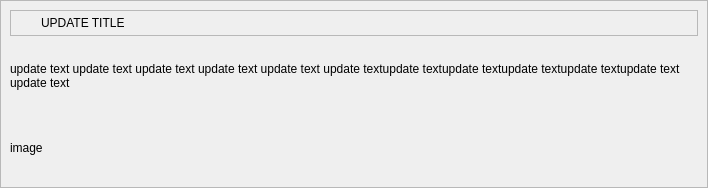
<?xml version="1.0" encoding="UTF-8"?>
<ui version="4.0">
 <class>Form</class>
 <widget class="QWidget" name="Form">
  <property name="geometry">
   <rect>
    <x>0</x>
    <y>0</y>
    <width>708</width>
    <height>188</height>
   </rect>
  </property>
  <property name="windowTitle">
   <string>Form</string>
  </property>
  <layout class="QVBoxLayout" name="verticalLayout">
   <property name="spacing">
    <number>1</number>
   </property>
   <property name="leftMargin">
    <number>0</number>
   </property>
   <property name="topMargin">
    <number>0</number>
   </property>
   <property name="rightMargin">
    <number>0</number>
   </property>
   <property name="bottomMargin">
    <number>0</number>
   </property>
   <item>
    <widget class="QFrame" name="update_widget_frame">
     <property name="frameShape">
      <enum>QFrame::StyledPanel</enum>
     </property>
     <property name="frameShadow">
      <enum>QFrame::Raised</enum>
     </property>
     <layout class="QVBoxLayout" name="verticalLayout_2">
      <property name="spacing">
       <number>10</number>
      </property>
      <item>
       <widget class="QFrame" name="update_title_frame">
        <property name="sizePolicy">
         <sizepolicy hsizetype="Preferred" vsizetype="Fixed">
          <horstretch>0</horstretch>
          <verstretch>0</verstretch>
         </sizepolicy>
        </property>
        <property name="frameShape">
         <enum>QFrame::StyledPanel</enum>
        </property>
        <property name="frameShadow">
         <enum>QFrame::Raised</enum>
        </property>
        <layout class="QHBoxLayout" name="horizontalLayout_2">
         <property name="leftMargin">
          <number>0</number>
         </property>
         <property name="topMargin">
          <number>0</number>
         </property>
         <property name="rightMargin">
          <number>0</number>
         </property>
         <property name="bottomMargin">
          <number>0</number>
         </property>
         <item>
          <widget class="QLabel" name="update_icon_label">
           <property name="minimumSize">
            <size>
             <width>24</width>
             <height>24</height>
            </size>
           </property>
           <property name="maximumSize">
            <size>
             <width>24</width>
             <height>24</height>
            </size>
           </property>
           <property name="text">
            <string/>
           </property>
          </widget>
         </item>
         <item>
          <widget class="QLabel" name="update_title_label">
           <property name="sizePolicy">
            <sizepolicy hsizetype="Preferred" vsizetype="Fixed">
             <horstretch>0</horstretch>
             <verstretch>0</verstretch>
            </sizepolicy>
           </property>
           <property name="styleSheet">
            <string notr="true">font: 87 9pt &quot;Segoe UI Black&quot;;</string>
           </property>
           <property name="text">
            <string>UPDATE TITLE</string>
           </property>
          </widget>
         </item>
        </layout>
       </widget>
      </item>
      <item>
       <widget class="QLabel" name="update_text_label">
        <property name="sizePolicy">
         <sizepolicy hsizetype="Preferred" vsizetype="Fixed">
          <horstretch>0</horstretch>
          <verstretch>0</verstretch>
         </sizepolicy>
        </property>
        <property name="text">
         <string>update text update text update text update text update text update textupdate textupdate textupdate textupdate textupdate text update text</string>
        </property>
        <property name="wordWrap">
         <bool>true</bool>
        </property>
        <property name="textInteractionFlags">
         <set>Qt::LinksAccessibleByMouse|Qt::TextSelectableByMouse</set>
        </property>
       </widget>
      </item>
      <item>
       <layout class="QHBoxLayout" name="horizontalLayout_3">
        <item>
         <widget class="QLabel" name="update_image_label">
          <property name="text">
           <string>image</string>
          </property>
         </widget>
        </item>
        <item>
         <spacer name="horizontalSpacer">
          <property name="orientation">
           <enum>Qt::Horizontal</enum>
          </property>
          <property name="sizeHint" stdset="0">
           <size>
            <width>40</width>
            <height>20</height>
           </size>
          </property>
         </spacer>
        </item>
       </layout>
      </item>
     </layout>
    </widget>
   </item>
  </layout>
 </widget>
 <resources/>
 <connections/>
</ui>
